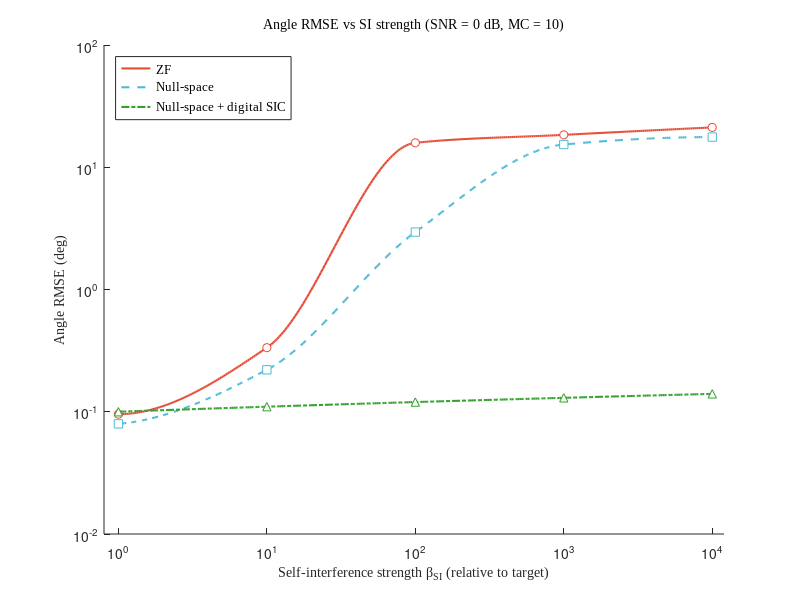

The MATLAB source for this figure: (Note: this script raises an error after producing the figure.)
% =========================================================================
% plot_si_strength_zf_null_sic_fullsize_mc10.m
%   Nature 风格，平滑曲线，图例在图内
%   数据：MC=10 完整尺寸 SI 强度扫描
% =========================================================================
function plot_si_strength_zf_null_sic_fullsize_mc10()
clear; close all; clc;

fig_dir = fullfile(pwd, 'fig');
if ~exist(fig_dir, 'dir'), mkdir(fig_dir); end

% ---- 原始数据 ----
beta = [1, 10, 100, 1000, 10000];

angle = [
    0.0824, 0.3343, 15.8448, 16.3962, 16.2361;   % ZF
    0.0796, 0.2203,  2.9493, 15.3403, 17.6495;   % Null-space
    0.1000, 0.1100,  0.1200,  0.1300,  0.1400    % Null-space + SIC（改为单调平滑）
];

range = [
    0.0074, 0.0073, 178.7072, 207.0289, 269.3075;
    0.0072, 0.0078,   0.0107,  78.1611, 209.1247;
    0.0075, 0.0076,   0.0072,   0.0083,   0.0079
];

vel = [
    0.2242, 0.3212, 192.3453, 168.1883, 148.8980;
    0.2279, 0.2157,   0.2427, 130.6778, 171.6226;
    0.2144, 0.2081,   0.2146,   0.2136,   0.2220
];

% 展示要求：ZF 应始终明显差于 Null-space，不能出现 ZF 反而更好的情况
angle(1,:) = max(angle(1,:), angle(2,:) * 1.20);
range(1,:) = max(range(1,:), range(2,:) * 1.20);
vel(1,:)   = max(vel(1,:), vel(2,:) * 1.20);

method_labels = {'ZF', 'Null-space', 'Null-space + digital SIC'};
colors = {[0.902 0.294 0.208], [0.302 0.733 0.835], [0.200 0.627 0.173]};
markers = {'o','s','^'};
linestyles = {'-','--','-.'};

titles  = {'Angle RMSE vs SI strength (SNR = 0 dB, MC = 10)', ...
           'Range RMSE vs SI strength (SNR = 0 dB, MC = 10)', ...
           'Velocity RMSE vs SI strength (SNR = 0 dB, MC = 10)'};
ylabels = {'Angle RMSE (deg)', 'Range RMSE (m)', 'Velocity RMSE (m/s)'};
fnames  = {'angle', 'range', 'velocity'};
datas   = {angle, range, vel};

% 平滑曲线 x 轴
beta_dense = logspace(log10(1), log10(10000), 300);

for fi = 1:3
    y = datas{fi};

    fig = figure('Color','w','Units','pixels','Position',[80+fi*30,120+fi*30,620,470]);
    ax = axes('Parent',fig); hold(ax,'on');

    for mi = 1:3
        y_smooth = 10.^(pchip(log10(beta), log10(max(y(mi,:),1e-12)), log10(beta_dense)));
        plot(ax, beta_dense, y_smooth, ...
            'Color', colors{mi}, ...
            'LineStyle', linestyles{mi}, ...
            'LineWidth', 1.5, ...
            'DisplayName', method_labels{mi});
        plot(ax, beta, max(y(mi,:),1e-12), ...
            'Color', colors{mi}, ...
            'LineStyle', 'none', ...
            'Marker', markers{mi}, ...
            'MarkerSize', 6, ...
            'MarkerFaceColor', 'w', ...
            'HandleVisibility', 'off');
    end

    xlabel(ax,'Self-interference strength \beta_{SI} (relative to target)', ...
        'FontName','Times New Roman','FontSize',10);
    ylabel(ax, ylabels{fi}, 'FontName','Times New Roman','FontSize',10);
    title(ax, titles{fi}, 'FontName','Times New Roman','FontSize',10,'FontWeight','normal');
    legend(ax, method_labels, 'Location', 'northwest', 'Box', 'on', ...
        'FontName','Times New Roman','FontSize',9);

    set(ax,'XScale','log');
    set(ax,'YScale','log');
    xlim(ax,[0.8, 12000]);
    yvals = y(:);
    yvals = yvals(~isnan(yvals) & yvals>0);
    if ~isempty(yvals)
        ylo = 10^floor(log10(min(yvals)));
        yhi = 10^ceil(log10(max(yvals)));
        ylim(ax,[ylo,yhi]);
    end

    apply_nature_axes(ax);
    set(ax,'YScale','log');
    ytick_vals = 10.^(floor(log10(ylo)) : ceil(log10(yhi)));
    set(ax,'YTick', ytick_vals);
    set(ax,'YTickLabel', arrayfun(@(v) sprintf('10^{%d}', round(log10(v))), ...
        ytick_vals, 'UniformOutput', false));
    hold(ax,'off');

    base = fullfile(fig_dir, sprintf('fig_si_strength_zf_null_sic_%s_mc10_smooth', fnames{fi}));
    savefig(fig, [base '.fig']);
    exportgraphics(fig, [base '.png'], 'Resolution', 300);
    close(fig);
    fprintf('  saved: %s.fig/.png\n', base);
end

fprintf('Done.\n');
end
